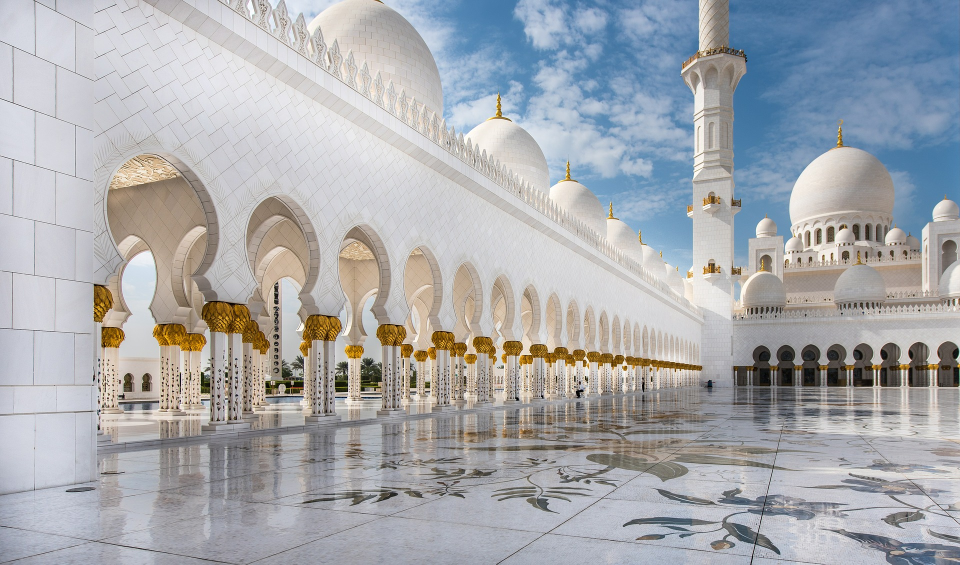
#> input picture Photos/mosque_day.jpg, 1920 x 1129 px (shown at 1/2 size)
$ python thresh.py
#> lines starting #> are read from the running program, lines starting #| are printed output that depends on the picture; after the words box and inside, x2 and y2 are one past the last pixel; in counts of white or black regions, pixels touching at a corner belong together
#> further down, img is the input picture: shape (1129, 1920, 3); mean B, G, R 173.9, 169.9, 167.6
### helper.py
import cv2 as cv
import numpy as np

def rescaleFrame(frame, scale = 0.75):
#> called with scale = 0.5
    height = int(frame.shape[0] * scale)
#> height = 564
    width = int(frame.shape[1] * scale)
#> width = 960
    dimensions = (width, height)
#> dimensions = (960, 564)
    return cv.resize(frame, dimensions, interpolation = cv.INTER_AREA)
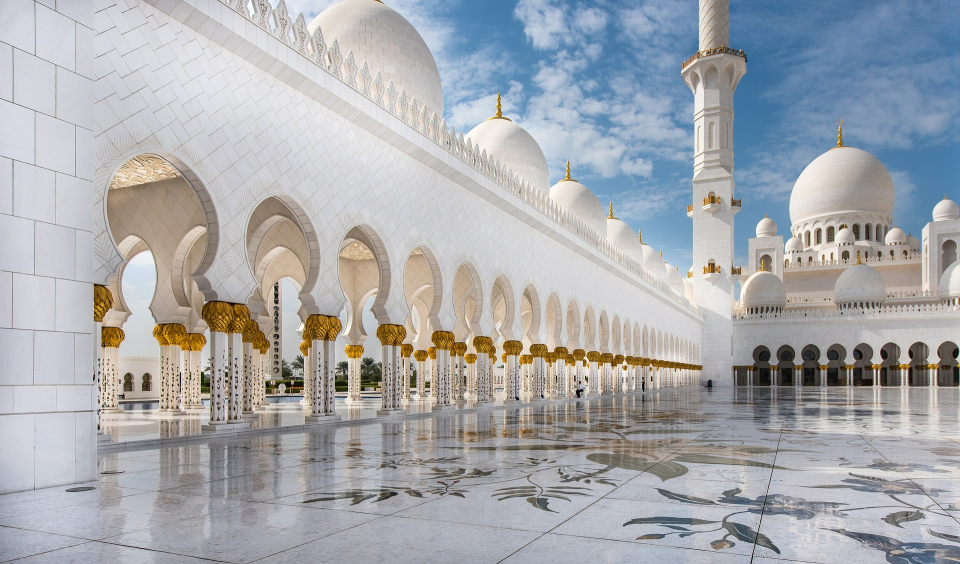
#> returned value: shape (564, 960, 3); mean of channels 0, 1, 2 173.9, 169.9, 167.6; drawn as B, G, R

# [15 lines left out: functions translate, rotate, not called in this run]

### thresh.py
import cv2 as cv
import helper
from helper import *

img = cv.imread('Photos/mosque_day.jpg') # returns a matrix
rescaledImg = rescaleFrame(img, 0.5)

gray = cv.cvtColor(img, cv.COLOR_BGR2GRAY)
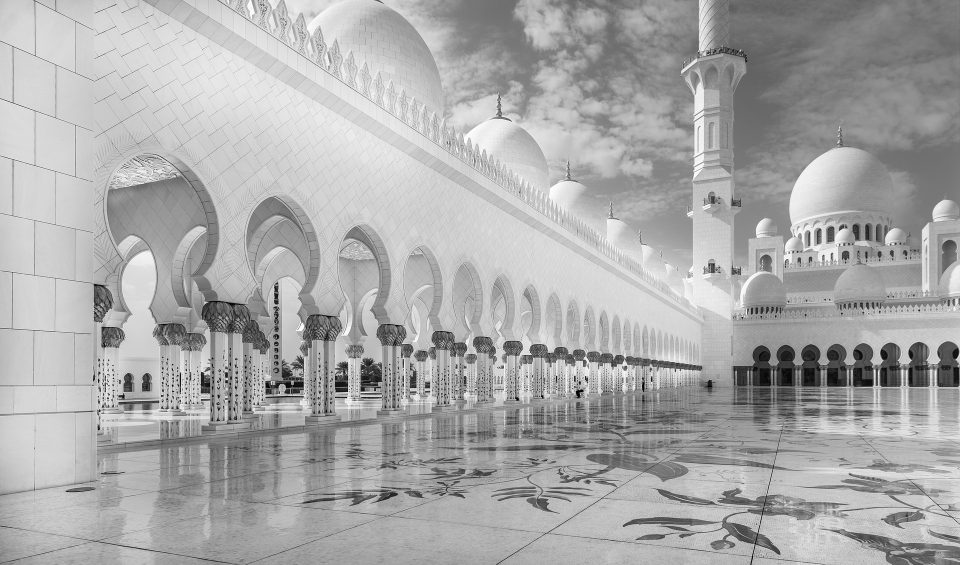
#> gray: shape (1129, 1920) (shown at 1/2 size); min 0, max 255, mean 169.7
cv.imshow('Gray', gray)

threshold, thresh = cv.threshold(gray, 150, 255, cv.THRESH_BINARY)
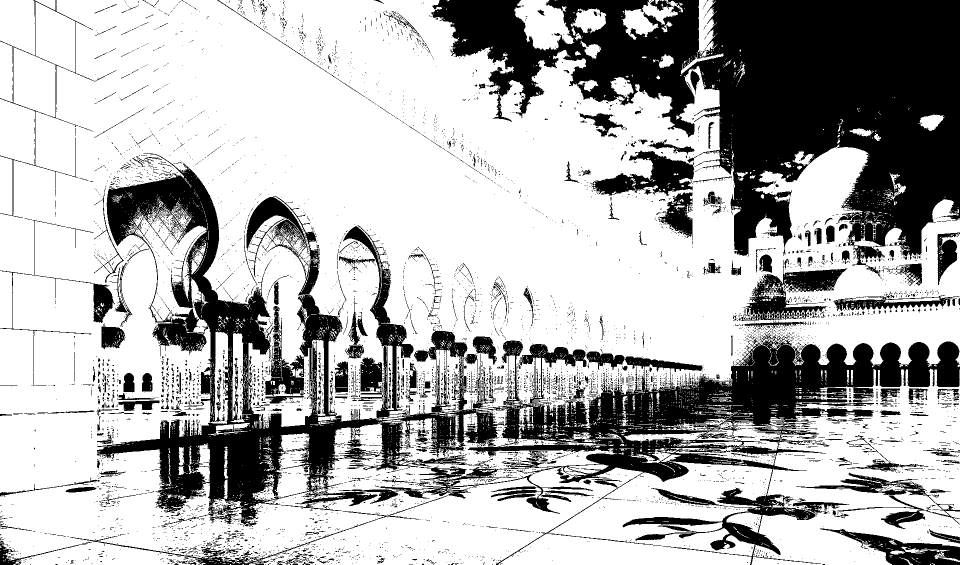
#> thresh: shape (1129, 1920) (shown at 1/2 size); 69.3% white; 7258 black regions (6787 under 20 px), largest, box (x1, y1, x2, y2) and area: (863, 0, 1920, 520) 266750, (194, 307, 1920, 1129) 260687, (1487, 532, 1695, 642) 9218
cv.imshow('Simple Thresholded', thresh)

threshold, thresh_inv = cv.threshold(gray, 150, 255, cv.THRESH_BINARY_INV )
cv.imshow('Simple Thresholded Inverse', thresh_inv)

adaptive_thresh = cv.adaptiveThreshold(gray, 255, cv.ADAPTIVE_THRESH_GAUSSIAN_C, cv.THRESH_BINARY_INV, 11, 9)
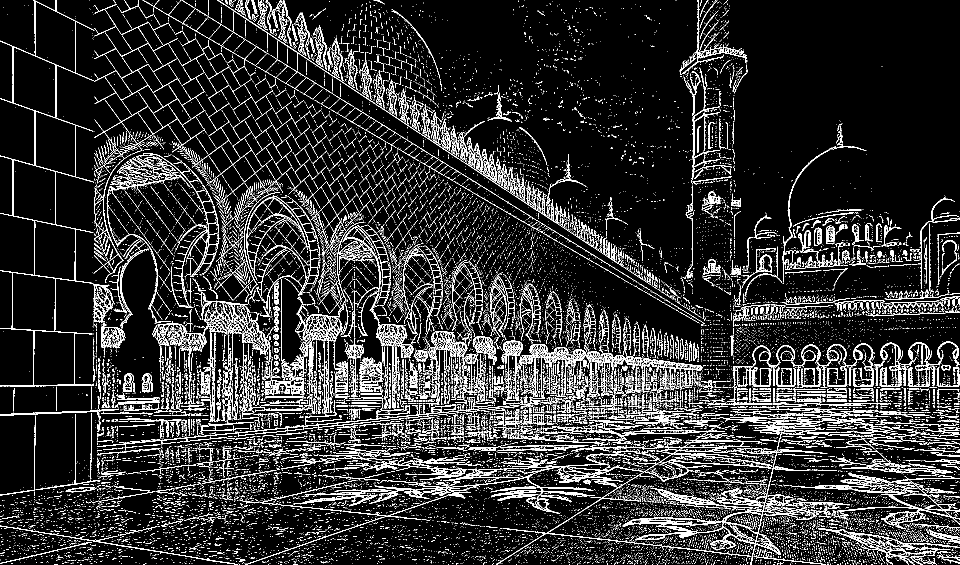
#> adaptive_thresh: shape (1129, 1920) (shown at 1/2 size); 12.6% white in thin lines or dots
cv.imshow('Adaptive Thresholding', adaptive_thresh)

cv.waitKey(0)
